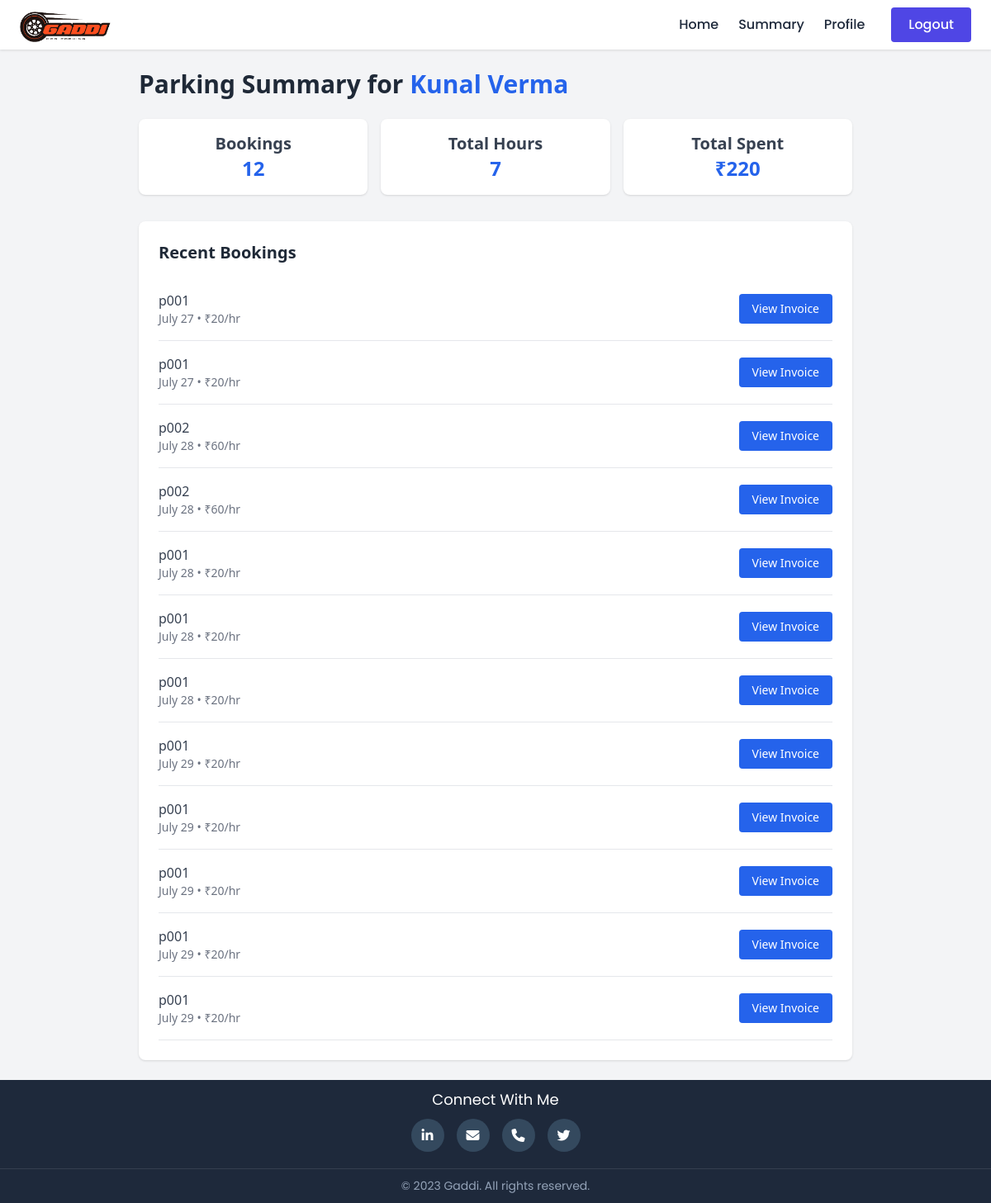
/admin/summary (signed in), run on the app's committed database.
### model_db.py (models this page shows, shortened)
class Users(db.Model):
    __tablename__ = 'users'
    id = db.Column(db.Integer, primary_key=True)
    username = db.Column(db.String(100), unique=True, nullable=False)
    passhash = db.Column(db.String(512), nullable=False)
    name = db.Column(db.String(50), nullable=False)
    address = db.Column(db.String(200))
    pincode = db.Column(db.Integer)
    role = db.Column(db.String(10))  # e.g., 'admin' or 'user'
    phone_no = db.Column(db.String(10))
    bookings = db.relationship('Booking', backref='user', lazy=True)
    parking_lots = db.relationship('ParkingLot', backref='admin', lazy=True)
    @property
    def password(self):
        raise AttributeError("Password is not a readable attribute")

class Booking(db.Model):
    __tablename__ = 'bookings'
    id = db.Column(db.Integer, primary_key=True)
    user_id = db.Column(db.Integer, db.ForeignKey('users.id'), nullable=False)
    spot_id = db.Column(db.Integer, db.ForeignKey('parking_spot.id'), nullable=False)
    vehicle_no = db.Column(db.String(50))
    start_time = db.Column(db.DateTime)
    end_time = db.Column(db.DateTime)
    created_time = db.Column(db.DateTime, default=datetime.utcnow)
    Early_pickup = db.Column(db.Boolean, default=False)

class ParkingLot(db.Model):
    __tablename__ = 'parking_lot'
    id = db.Column(db.Integer, primary_key=True, nullable=False)
    name = db.Column(db.String(100), nullable=False)
    admin_id = db.Column(db.Integer, db.ForeignKey('users.id'), nullable=False)
    total_spots = db.Column(db.Integer, nullable=False)
    address = db.Column(db.String(200))
    pincode = db.Column(db.Integer)
    status = db.Column(db.String(10))  # 'active', 'inactive', etc.
    price_per_hrs = db.Column(db.Integer)
    spots = db.relationship('ParkingSpot', backref='lot', lazy=True)

class ParkingSpot(db.Model):
    __tablename__ = 'parking_spot'
    id = db.Column(db.Integer, primary_key=True)
    lot_id = db.Column(db.Integer, db.ForeignKey('parking_lot.id'), nullable=False)
    status = db.Column(db.String(20), nullable=True)  # e.g., 'available', 'booked'
    type = db.Column(db.String(20), nullable=True)  # e.g., 'regular', 'premium'
    price_per_hrs = db.Column(db.Integer)
    bookings = db.relationship('Booking', backref='spot', lazy=True)

### routes.py (the view)
    @app.route('/<username>/summary')
    @auth_required
    def summary(username):
        user = Users.query.get(session['user_id'])
        if user.role == 'admin':
            slot_status_data = (
                db.session.query(ParkingSpot.status, func.count(ParkingSpot.id))
                .group_by(ParkingSpot.status)
                .all()
            )
            status_labels = [status for status, count in slot_status_data]
            status_counts = [count for status, count in slot_status_data]
            revenues = db.session.query(
                ParkingLot.name,
                func.sum(
                    func.strftime('%s', Booking.end_time) - func.strftime('%s', Booking.start_time)
                ).label('total_seconds'),
                ParkingLot.price_per_hrs
            ).join(ParkingSpot, ParkingLot.id == ParkingSpot.lot_id)\
            .join(Booking, Booking.spot_id == ParkingSpot.id)\
            .group_by(ParkingLot.id).all()
            lot_names = []
            lot_revenues = []
            for name, total_seconds, price_per_hr in revenues:
                total_hours = total_seconds / 3600 if total_seconds else 0
                revenue = round(total_hours * price_per_hr, 2)
                lot_names.append(name)
                lot_revenues.append(revenue)
            return render_template('admin/summary.html',
                                username=username,
                                user=user,
                                status_labels=status_labels,
                                status_counts=status_counts,
                                lot_names=lot_names,
                                lot_revenues=lot_revenues)
        else:
            bookings = Booking.query.options(joinedload(Booking.spot).joinedload(ParkingSpot.lot)).filter_by(user_id=session['user_id']).all()
            total_booking=len(bookings)
            total_hours = 0
            user_spending=0
            for booking in bookings:
                duration = booking.end_time - booking.start_time  # this gives timedelta
                dur=int(duration.total_seconds() / 3600)
                total_hours += int(duration.total_seconds() / 3600)    # convert seconds to hours
                spot = ParkingSpot.query.get(booking.spot_id)
                if spot:
                    cost = int(duration.total_seconds() / 3600) * spot.price_per_hrs
                    user_spending += cost
            return render_template('user/summary.html',
                                username=username,
                                user=user,
                                bookings=bookings,
                                total_booking=total_booking,
                                total_hours=total_hours,
                                user_spending=user_spending,
                                dur=dur)

### templates/user/summary.html (shortened to what this page needs)
{% extends "user/base0.html" %}
{% block head %}
  <script src="https://cdn.tailwindcss.com"></script>
{% endblock %}
{% block content %}
<div class="bg-gray-100 font-sans">
  <div class="max-w-4xl mx-auto px-4 py-6">
    <h1 class="text-3xl font-bold text-gray-800 mb-6">Parking Summary for <span class="text-blue-600">{{user.name}}</span></h1>
    <div class="grid grid-cols-1 md:grid-cols-3 gap-4 mb-8">
      <div class="bg-white p-4 rounded-lg shadow text-center">
        <h2 class="text-xl font-semibold text-gray-700">Bookings</h2>
        <p class="text-2xl font-bold text-blue-600">{{ total_booking }}</p>
      </div>
      <div class="bg-white p-4 rounded-lg shadow text-center">
        <h2 class="text-xl font-semibold text-gray-700">Total Hours</h2>
        <p class="text-2xl font-bold text-blue-600">{{ total_hours }}</p>
      </div>
      <div class="bg-white p-4 rounded-lg shadow text-center">
        <h2 class="text-xl font-semibold text-gray-700">Total Spent</h2>
        <p class="text-2xl font-bold text-blue-600">₹{{ user_spending }}</p>
      </div>
    </div>
    <div class="bg-white p-6 rounded-lg shadow">
      <h2 class="text-xl font-semibold text-gray-800 mb-4">Recent Bookings</h2>
      {% for booking in bookings %}
      <div class="border-b border-gray-200 py-4 flex justify-between items-center">
        <div>
          <p class="font-medium text-gray-700">{{booking.spot.lot.name}}</p>
          <p class="text-sm text-gray-500">{{ booking.start_time.strftime('%B %d') }} • ₹{{ booking.spot.price_per_hrs }}/hr</p>
        </div>
        <button class="bg-blue-600 text-white text-sm px-4 py-2 rounded hover:bg-blue-700 transition view-invoice-btn"
        data-lot="{{ booking.spot.lot.name }}"
        data-date="{{ booking.start_time.strftime('%b %d, %Y') }}"
        data-hours="{{ ((booking.end_time - booking.start_time).total_seconds() / 3600) | round(2) }}"
        data-rate="{{ booking.spot.price_per_hrs }}"
        data-total="{{ ((booking.end_time - booking.start_time).total_seconds() / 3600) * booking.spot.price_per_hrs | round(2) }}"
        >
          View Invoice
        </button>
      </div>
      {% endfor %}
    </div>
  </div>
{% endblock %}

### templates/user/base0.html (style rules this page uses)
:root { --primary-color: #4f46e5; --secondary-color: #10b981; --dark-color: #1e293b; --light-color: #f8fafc; --gray-color: #64748b; --max-width: 1200px; --shadow-sm: 0 1px 3px rgba(0, 0, 0, 0.12); --shadow-md: 0 4px 6px rgba(0, 0, 0, 0.1); --shadow-lg: 0 10px 15px rgba(0, 0, 0, 0.1); --transition: all 0.3s ease; }
* { margin: 0; padding: 0; box-sizing: border-box; }
body { font-family: 'Poppins', sans-serif; color: var(--dark-color); line-height: 1.6; display: flex; flex-direction: column; min-height: 100vh; background-color: #f9fafb; }

### data on the page
Users: name "Kunal Verma"
Booking: spot.lot.name "p001", start_time "July 27", spot.price_per_hrs "20"
Booking: spot.lot.name "p001", start_time "July 27", spot.price_per_hrs "20"
Booking: spot.lot.name "p002", start_time "July 28", spot.price_per_hrs "60"
Booking: spot.lot.name "p002", start_time "July 28", spot.price_per_hrs "60"
Booking: spot.lot.name "p001", start_time "July 28", spot.price_per_hrs "20"
Booking: spot.lot.name "p001", start_time "July 28", spot.price_per_hrs "20"
Booking: spot.lot.name "p001", start_time "July 28", spot.price_per_hrs "20"
Booking: spot.lot.name "p001", start_time "July 29", spot.price_per_hrs "20"
Booking: spot.lot.name "p001", start_time "July 29", spot.price_per_hrs "20"
Booking: spot.lot.name "p001", start_time "July 29", spot.price_per_hrs "20"
Booking: spot.lot.name "p001", start_time "July 29", spot.price_per_hrs "20"
Booking: spot.lot.name "p001", start_time "July 29", spot.price_per_hrs "20"

### other printed values
{{ total_booking }} "12"
{{ total_hours }} "7"
{{ user_spending }} "220"
